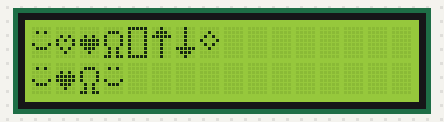
Recording of a sketch running on a simulated Arduino Uno, built with avr-gcc and run on an emulated ATmega328P. On the bench: 16×2 character LCD.

Above: at 0.1 s.

The sketch:

display_special_chars.ino
```cpp
#include <Arduino.h>
#include <LiquidCrystal.h>


LiquidCrystal lcd(12, 11, 5, 4, 3, 2);

// Create a set of new characters
byte smiley[8] = {
    B00000,
    B01010,
    B00000,
    B00000,
    B10001,
    B01110,
    B00000,
    B00000
};

byte heart_h[8] = {
    B00000,
    B00000,
    B01010,
    B10101,
    B10001,
    B01010,
    B00100,
    B00000
};
byte heart_f[8] = {
    B00000,
    B00000,
    B01010,
    B11111,
    B11111,
    B01110,
    B00100,
    B00000
};
byte ohm[8] = {
    B00000,
    B01110,
    B10001,
    B10001,
    B10001,
    B01010,
    B01010,
    B11011
};
byte rect[8] = {
    B11111,
    B10001,
    B10001,
    B10001,
    B10001,
    B10001,
    B10001,
    B11111
};
byte arrow_u[8] = {
    B00100,
    B01110,
    B11111,
    B00100,
    B00100,
    B00100,
    B00100,
    B00100
};
byte arrow_d[8] = {
    B00100,
    B00100,
    B00100,
    B00100,
    B00100,
    B11111,
    B01110,
    B00100
};
byte diamond[8] = {
    B00000,
    B00100,
    B01010,
    B10001,
    B01010,
    B00100,
    B00000,
    B00000
};
int z=1;
void setup()
{
    lcd.begin(16,2); // Initialize LCD 2x16

    lcd.createChar (0, smiley); // load smiley to memory 0
    lcd.createChar (1, heart_h); // load heart_h to memory 1
    lcd.createChar (2, heart_f); // load heart_f to memory 2
    lcd.createChar (3, ohm); // load ohm to memory 3
    lcd.createChar (4, rect); // load rect to memory 4
    lcd.createChar (5, arrow_u); // load arrow_u to memory 5
    lcd.createChar (6, arrow_d); // load arrow_d to memory 6
    lcd.createChar (7, diamond); // load diamond to memory 7

    lcd.clear(); //clear the screen
    lcd.setCursor(0,0); //set cursor to upper left corner

    lcd.print(char(0)); //display a smiley
    lcd.print(char(1)); //display a hollow heart
    lcd.print(char(2)); //display a filled heart
    lcd.print(char(3)); //display a ohm
    lcd.print(char(4)); //display a rectangle
    lcd.print(char(5)); //display a arrow
    lcd.print(char(6)); //display a rectangle
    lcd.print(char(7)); //display a arrow
}

void loop() {
    z= z +1;
    lcd.setCursor(0,1); //set cursor to bottom left second line
    lcd.print(char(0));
    lcd.print(char(z));
    lcd.print(char(3));
    lcd.print(char(0));
    if (z==2)z=0;
    delay(500);

}
```
